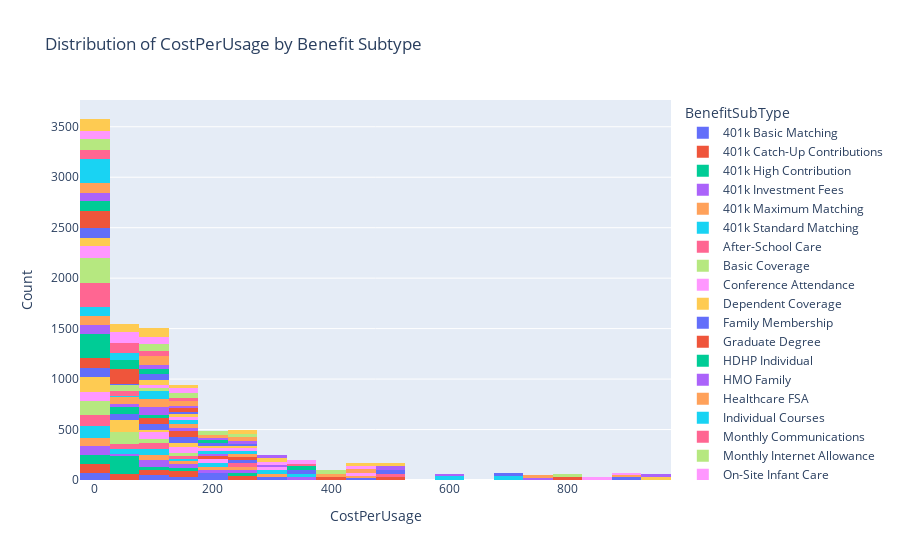
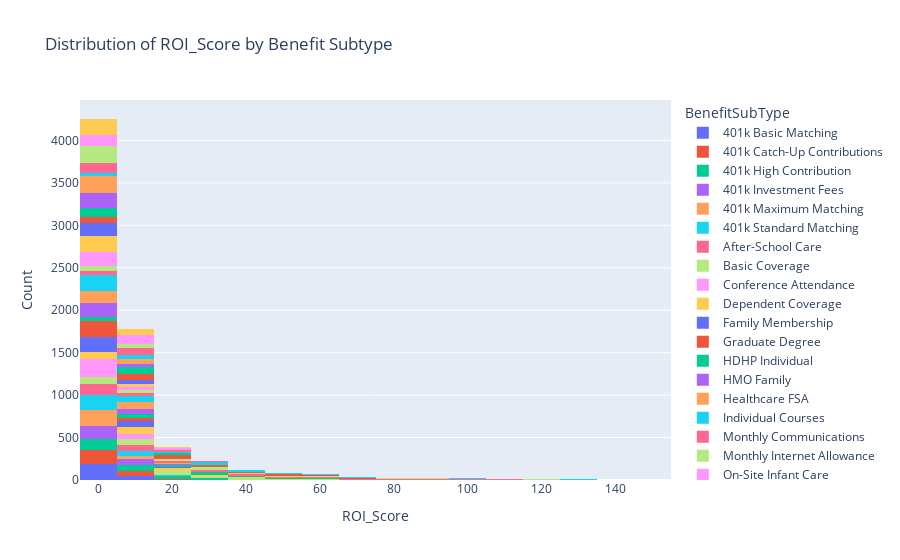

Write notebook code for charts like these, in order.
### Markdown cell above
## Cost Efficiency and Subcategory Analysis

### Code cell
import plotly.express as px
import warnings
warnings.filterwarnings("ignore")

# Calculate cost-per-usage by BenefitID/BenefitSubType
merged['CostPerUsage'] = merged['BenefitCost'] / merged['UsageFrequency'].replace(0, np.nan)  # Avoid division by zero
merged['CostPerUsage'].fillna(0, inplace=True)  # Fill NaN with 0 for no usage  

# Develop an ROI score (normalize cost-per-usage and satisfaction score)

# Normalize cost-per-usage
max_cost = merged['CostPerUsage'].max()
min_cost = merged['CostPerUsage'].min()
merged['NormalizedCost'] = (merged['CostPerUsage'] - min_cost) / (max_cost - min_cost)

# Normalize satisfaction score
max_satisfaction = merged['SatisfactionScore'].max()
min_satisfaction = merged['SatisfactionScore'].min()
merged['NormalizedSatisfaction'] = (merged['SatisfactionScore'] - min_satisfaction) / (max_satisfaction - min_satisfaction)

# Calculate ROI score
# Those that have no cost or satisfaction will have NaN ROI, which we can handle later
merged['ROI_Score'] = merged['NormalizedSatisfaction'] / merged['NormalizedCost'].replace(0, np.nan)  # Avoid division by zero

# Distribution of cost per usage by BenefitSubType

def create_distribution_plot(df, x_col):
    fig = px.histogram(
        df,
        x=x_col,
        color='BenefitSubType',
        nbins=20,
        category_orders={'BenefitSubType': sorted(df['BenefitSubType'].unique())},
        labels={x_col: x_col},
        title="Distribution of " + x_col + " by Benefit Subtype"
    )
    fig.update_layout(xaxis_title=f'{x_col}', yaxis_title='Count')
    fig.show()

create_distribution_plot(merged, 'CostPerUsage')
create_distribution_plot(merged, 'ROI_Score')

### Figure 1 — Plotly figure (JSON) as saved in the notebook; plotly's stock layout.template omitted (floating-point values rounded to 4 significant figures; data arrays with more than 128 entries replaced by an {"elided": "..."} marker saying what was removed)
{"data": [{"bingroup": "x", "hovertemplate": "BenefitSubType=401k Basic Matching<br>CostPerUsage=%{x}<br>count=%{y}<extra></extra>", "legendgroup": "401k Basic Matching", "marker": {"color": "#636efa", "pattern": {"shape": ""}}, "name": "401k Basic Matching", "nbinsx": 20, "orientation": "v", "showlegend": true, "type": "histogram", "x": {"elided": "300 float values"}, "xaxis": "x", "yaxis": "y"}, {"bingroup": "x", "hovertemplate": "BenefitSubType=401k Catch-Up Contributions<br>CostPerUsage=%{x}<br>count=%{y}<extra></extra>", "legendgroup": "401k Catch-Up Contributions", "marker": {"color": "#EF553B", "pattern": {"shape": ""}}, "name": "401k Catch-Up Contributions", "nbinsx": 20, "orientation": "v", "showlegend": true, "type": "histogram", "x": {"elided": "328 float values"}, "xaxis": "x", "yaxis": "y"}, {"bingroup": "x", "hovertemplate": "BenefitSubType=401k High Contribution<br>CostPerUsage=%{x}<br>count=%{y}<extra></extra>", "legendgroup": "401k High Contribution", "marker": {"color": "#00cc96", "pattern": {"shape": ""}}, "name": "401k High Contribution", "nbinsx": 20, "orientation": "v", "showlegend": true, "type": "histogram", "x": {"elided": "351 float values"}, "xaxis": "x", "yaxis": "y"}, {"bingroup": "x", "hovertemplate": "BenefitSubType=401k Investment Fees<br>CostPerUsage=%{x}<br>count=%{y}<extra></extra>", "legendgroup": "401k Investment Fees", "marker": {"color": "#ab63fa", "pattern": {"shape": ""}}, "name": "401k Investment Fees", "nbinsx": 20, "orientation": "v", "showlegend": true, "type": "histogram", "x": {"elided": "316 float values"}, "xaxis": "x", "yaxis": "y"}, {"bingroup": "x", "hovertemplate": "BenefitSubType=401k Maximum Matching<br>CostPerUsage=%{x}<br>count=%{y}<extra></extra>", "legendgroup": "401k Maximum Matching", "marker": {"color": "#FFA15A", "pattern": {"shape": ""}}, "name": "401k Maximum Matching", "nbinsx": 20, "orientation": "v", "showlegend": true, "type": "histogram", "x": {"elided": "303 float values"}, "xaxis": "x", "yaxis": "y"}, {"bingroup": "x", "hovertemplate": "BenefitSubType=401k Standard Matching<br>CostPerUsage=%{x}<br>count=%{y}<extra></extra>", "legendgroup": "401k Standard Matching", "marker": {"color": "#19d3f3", "pattern": {"shape": ""}}, "name": "401k Standard Matching", "nbinsx": 20, "orientation": "v", "showlegend": true, "type": "histogram", "x": {"elided": "367 float values"}, "xaxis": "x", "yaxis": "y"}, {"bingroup": "x", "hovertemplate": "BenefitSubType=After-School Care<br>CostPerUsage=%{x}<br>count=%{y}<extra></extra>", "legendgroup": "After-School Care", "marker": {"color": "#FF6692", "pattern": {"shape": ""}}, "name": "After-School Care", "nbinsx": 20, "orientation": "v", "showlegend": true, "type": "histogram", "x": {"elided": "306 float values"}, "xaxis": "x", "yaxis": "y"}, {"bingroup": "x", "hovertemplate": "BenefitSubType=Basic Coverage<br>CostPerUsage=%{x}<br>count=%{y}<extra></extra>", "legendgroup": "Basic Coverage", "marker": {"color": "#B6E880", "pattern": {"shape": ""}}, "name": "Basic Coverage", "nbinsx": 20, "orientation": "v", "showlegend": true, "type": "histogram", "x": {"elided": "326 float values"}, "xaxis": "x", "yaxis": "y"}, {"bingroup": "x", "hovertemplate": "BenefitSubType=Conference Attendance<br>CostPerUsage=%{x}<br>count=%{y}<extra></extra>", "legendgroup": "Conference Attendance", "marker": {"color": "#FF97FF", "pattern": {"shape": ""}}, "name": "Conference Attendance", "nbinsx": 20, "orientation": "v", "showlegend": true, "type": "histogram", "x": {"elided": "339 float values"}, "xaxis": "x", "yaxis": "y"}, {"bingroup": "x", "hovertemplate": "BenefitSubType=Dependent Coverage<br>CostPerUsage=%{x}<br>count=%{y}<extra></extra>", "legendgroup": "Dependent Coverage", "marker": {"color": "#FECB52", "pattern": {"shape": ""}}, "name": "Dependent Coverage", "nbinsx": 20, "orientation": "v", "showlegend": true, "type": "histogram", "x": {"elided": "338 float values"}, "xaxis": "x", "yaxis": "y"}, {"bingroup": "x", "hovertemplate": "BenefitSubType=Family Membership<br>CostPerUsage=%{x}<br>count=%{y}<extra></extra>", "legendgroup": "Family Membership", "marker": {"color": "#636efa", "pattern": {"shape": ""}}, "name": "Family Membership", "nbinsx": 20, "orientation": "v", "showlegend": true, "type": "histogram", "x": {"elided": "349 float values"}, "xaxis": "x", "yaxis": "y"}, {"bingroup": "x", "hovertemplate": "BenefitSubType=Graduate Degree<br>CostPerUsage=%{x}<br>count=%{y}<extra></extra>", "legendgroup": "Graduate Degree", "marker": {"color": "#EF553B", "pattern": {"shape": ""}}, "name": "Graduate Degree", "nbinsx": 20, "orientation": "v", "showlegend": true, "type": "histogram", "x": {"elided": "334 float values"}, "xaxis": "x", "yaxis": "y"}, {"bingroup": "x", "hovertemplate": "BenefitSubType=HDHP Individual<br>CostPerUsage=%{x}<br>count=%{y}<extra></extra>", "legendgroup": "HDHP Individual", "marker": {"color": "#00cc96", "pattern": {"shape": ""}}, "name": "HDHP Individual", "nbinsx": 20, "orientation": "v", "showlegend": true, "type": "histogram", "x": {"elided": "324 float values"}, "xaxis": "x", "yaxis": "y"}, {"bingroup": "x", "hovertemplate": "BenefitSubType=HMO Family<br>CostPerUsage=%{x}<br>count=%{y}<extra></extra>", "legendgroup": "HMO Family", "marker": {"color": "#ab63fa", "pattern": {"shape": ""}}, "name": "HMO Family", "nbinsx": 20, "orientation": "v", "showlegend": true, "type": "histogram", "x": {"elided": "311 float values"}, "xaxis": "x", "yaxis": "y"}, {"bingroup": "x", "hovertemplate": "BenefitSubType=Healthcare FSA<br>CostPerUsage=%{x}<br>count=%{y}<extra></extra>", "legendgroup": "Healthcare FSA", "marker": {"color": "#FFA15A", "pattern": {"shape": ""}}, "name": "Healthcare FSA", "nbinsx": 20, "orientation": "v", "showlegend": true, "type": "histogram", "x": {"elided": "346 float values"}, "xaxis": "x", "yaxis": "y"}, {"bingroup": "x", "hovertemplate": "BenefitSubType=Individual Courses<br>CostPerUsage=%{x}<br>count=%{y}<extra></extra>", "legendgroup": "Individual Courses", "marker": {"color": "#19d3f3", "pattern": {"shape": ""}}, "name": "Individual Courses", "nbinsx": 20, "orientation": "v", "showlegend": true, "type": "histogram", "x": {"elided": "343 float values"}, "xaxis": "x", "yaxis": "y"}, {"bingroup": "x", "hovertemplate": "BenefitSubType=Monthly Communications<br>CostPerUsage=%{x}<br>count=%{y}<extra></extra>", "legendgroup": "Monthly Communications", "marker": {"color": "#FF6692", "pattern": {"shape": ""}}, "name": "Monthly Communications", "nbinsx": 20, "orientation": "v", "showlegend": true, "type": "histogram", "x": {"elided": "293 float values"}, "xaxis": "x", "yaxis": "y"}, {"bingroup": "x", "hovertemplate": "BenefitSubType=Monthly Internet Allowance<br>CostPerUsage=%{x}<br>count=%{y}<extra></extra>", "legendgroup": "Monthly Internet Allowance", "marker": {"color": "#B6E880", "pattern": {"shape": ""}}, "name": "Monthly Internet Allowance", "nbinsx": 20, "orientation": "v", "showlegend": true, "type": "histogram", "x": {"elided": "337 float values"}, "xaxis": "x", "yaxis": "y"}, {"bingroup": "x", "hovertemplate": "BenefitSubType=On-Site Infant Care<br>CostPerUsage=%{x}<br>count=%{y}<extra></extra>", "legendgroup": "On-Site Infant Care", "marker": {"color": "#FF97FF", "pattern": {"shape": ""}}, "name": "On-Site Infant Care", "nbinsx": 20, "orientation": "v", "showlegend": true, "type": "histogram", "x": {"elided": "318 float values"}, "xaxis": "x", "yaxis": "y"}, {"bingroup": "x", "hovertemplate": "BenefitSubType=PPO Family<br>CostPerUsage=%{x}<br>count=%{y}<extra></extra>", "legendgroup": "PPO Family", "marker": {"color": "#FECB52", "pattern": {"shape": ""}}, "name": "PPO Family", "nbinsx": 20, "orientation": "v", "showlegend": true, "type": "histogram", "x": {"elided": "292 float values"}, "xaxis": "x", "yaxis": "y"}, {"bingroup": "x", "hovertemplate": "BenefitSubType=PPO Individual<br>CostPerUsage=%{x}<br>count=%{y}<extra></extra>", "legendgroup": "PPO Individual", "marker": {"color": "#636efa", "pattern": {"shape": ""}}, "name": "PPO Individual", "nbinsx": 20, "orientation": "v", "showlegend": true, "type": "histogram", "x": {"elided": "307 float values"}, "xaxis": "x", "yaxis": "y"}, {"bingroup": "x", "hovertemplate": "BenefitSubType=Premium Discount Tier 1<br>CostPerUsage=%{x}<br>count=%{y}<extra></extra>", "legendgroup": "Premium Discount Tier 1", "marker": {"color": "#EF553B", "pattern": {"shape": ""}}, "name": "Premium Discount Tier 1", "nbinsx": 20, "orientation": "v", "showlegend": true, "type": "histogram", "x": {"elided": "355 float values"}, "xaxis": "x", "yaxis": "y"}, {"bingroup": "x", "hovertemplate": "BenefitSubType=Professional Certification<br>CostPerUsage=%{x}<br>count=%{y}<extra></extra>", "legendgroup": "Professional Certification", "marker": {"color": "#00cc96", "pattern": {"shape": ""}}, "name": "Professional Certification", "nbinsx": 20, "orientation": "v", "showlegend": true, "type": "histogram", "x": {"elided": "304 float values"}, "xaxis": "x", "yaxis": "y"}, {"bingroup": "x", "hovertemplate": "BenefitSubType=Supplemental High Amount<br>CostPerUsage=%{x}<br>count=%{y}<extra></extra>", "legendgroup": "Supplemental High Amount", "marker": {"color": "#ab63fa", "pattern": {"shape": ""}}, "name": "Supplemental High Amount", "nbinsx": 20, "orientation": "v", "showlegend": true, "type": "histogram", "x": {"elided": "291 float values"}, "xaxis": "x", "yaxis": "y"}, {"bingroup": "x", "hovertemplate": "BenefitSubType=Supplemental Standard<br>CostPerUsage=%{x}<br>count=%{y}<extra></extra>", "legendgroup": "Supplemental Standard", "marker": {"color": "#FFA15A", "pattern": {"shape": ""}}, "name": "Supplemental Standard", "nbinsx": 20, "orientation": "v", "showlegend": true, "type": "histogram", "x": {"elided": "347 float values"}, "xaxis": "x", "yaxis": "y"}, {"bingroup": "x", "hovertemplate": "BenefitSubType=Tier 1 Partners<br>CostPerUsage=%{x}<br>count=%{y}<extra></extra>", "legendgroup": "Tier 1 Partners", "marker": {"color": "#19d3f3", "pattern": {"shape": ""}}, "name": "Tier 1 Partners", "nbinsx": 20, "orientation": "v", "showlegend": true, "type": "histogram", "x": {"elided": "300 float values"}, "xaxis": "x", "yaxis": "y"}, {"bingroup": "x", "hovertemplate": "BenefitSubType=Tier 2 Partners<br>CostPerUsage=%{x}<br>count=%{y}<extra></extra>", "legendgroup": "Tier 2 Partners", "marker": {"color": "#FF6692", "pattern": {"shape": ""}}, "name": "Tier 2 Partners", "nbinsx": 20, "orientation": "v", "showlegend": true, "type": "histogram", "x": {"elided": "308 float values"}, "xaxis": "x", "yaxis": "y"}, {"bingroup": "x", "hovertemplate": "BenefitSubType=Tier 3 Partners<br>CostPerUsage=%{x}<br>count=%{y}<extra></extra>", "legendgroup": "Tier 3 Partners", "marker": {"color": "#B6E880", "pattern": {"shape": ""}}, "name": "Tier 3 Partners", "nbinsx": 20, "orientation": "v", "showlegend": true, "type": "histogram", "x": {"elided": "362 float values"}, "xaxis": "x", "yaxis": "y"}, {"bingroup": "x", "hovertemplate": "BenefitSubType=Transit Subsidy<br>CostPerUsage=%{x}<br>count=%{y}<extra></extra>", "legendgroup": "Transit Subsidy", "marker": {"color": "#FF97FF", "pattern": {"shape": ""}}, "name": "Transit Subsidy", "nbinsx": 20, "orientation": "v", "showlegend": true, "type": "histogram", "x": {"elided": "340 float values"}, "xaxis": "x", "yaxis": "y"}, {"bingroup": "x", "hovertemplate": "BenefitSubType=Undergraduate Degree<br>CostPerUsage=%{x}<br>count=%{y}<extra></extra>", "legendgroup": "Undergraduate Degree", "marker": {"color": "#FECB52", "pattern": {"shape": ""}}, "name": "Undergraduate Degree", "nbinsx": 20, "orientation": "v", "showlegend": true, "type": "histogram", "x": {"elided": "397 float values"}, "xaxis": "x", "yaxis": "y"}], "layout": {"barmode": "relative", "legend": {"title": {"text": "BenefitSubType"}, "tracegroupgap": 0}, "title": {"text": "Distribution of CostPerUsage by Benefit Subtype"}, "xaxis": {"anchor": "y", "domain": [0, 1], "title": {"text": "CostPerUsage"}}, "yaxis": {"anchor": "x", "domain": [0, 1], "title": {"text": "Count"}}}}

### Figure 2 — Plotly figure (JSON) as saved in the notebook; plotly's stock layout.template omitted (floating-point values rounded to 4 significant figures; data arrays with more than 128 entries replaced by an {"elided": "..."} marker saying what was removed)
{"data": [{"bingroup": "x", "hovertemplate": "BenefitSubType=401k Basic Matching<br>ROI_Score=%{x}<br>count=%{y}<extra></extra>", "legendgroup": "401k Basic Matching", "marker": {"color": "#636efa", "pattern": {"shape": ""}}, "name": "401k Basic Matching", "nbinsx": 20, "orientation": "v", "showlegend": true, "type": "histogram", "x": {"elided": "300 float values"}, "xaxis": "x", "yaxis": "y"}, {"bingroup": "x", "hovertemplate": "BenefitSubType=401k Catch-Up Contributions<br>ROI_Score=%{x}<br>count=%{y}<extra></extra>", "legendgroup": "401k Catch-Up Contributions", "marker": {"color": "#EF553B", "pattern": {"shape": ""}}, "name": "401k Catch-Up Contributions", "nbinsx": 20, "orientation": "v", "showlegend": true, "type": "histogram", "x": {"elided": "328 float values"}, "xaxis": "x", "yaxis": "y"}, {"bingroup": "x", "hovertemplate": "BenefitSubType=401k High Contribution<br>ROI_Score=%{x}<br>count=%{y}<extra></extra>", "legendgroup": "401k High Contribution", "marker": {"color": "#00cc96", "pattern": {"shape": ""}}, "name": "401k High Contribution", "nbinsx": 20, "orientation": "v", "showlegend": true, "type": "histogram", "x": {"elided": "351 float values"}, "xaxis": "x", "yaxis": "y"}, {"bingroup": "x", "hovertemplate": "BenefitSubType=401k Investment Fees<br>ROI_Score=%{x}<br>count=%{y}<extra></extra>", "legendgroup": "401k Investment Fees", "marker": {"color": "#ab63fa", "pattern": {"shape": ""}}, "name": "401k Investment Fees", "nbinsx": 20, "orientation": "v", "showlegend": true, "type": "histogram", "x": {"elided": "316 float values"}, "xaxis": "x", "yaxis": "y"}, {"bingroup": "x", "hovertemplate": "BenefitSubType=401k Maximum Matching<br>ROI_Score=%{x}<br>count=%{y}<extra></extra>", "legendgroup": "401k Maximum Matching", "marker": {"color": "#FFA15A", "pattern": {"shape": ""}}, "name": "401k Maximum Matching", "nbinsx": 20, "orientation": "v", "showlegend": true, "type": "histogram", "x": {"elided": "303 float values"}, "xaxis": "x", "yaxis": "y"}, {"bingroup": "x", "hovertemplate": "BenefitSubType=401k Standard Matching<br>ROI_Score=%{x}<br>count=%{y}<extra></extra>", "legendgroup": "401k Standard Matching", "marker": {"color": "#19d3f3", "pattern": {"shape": ""}}, "name": "401k Standard Matching", "nbinsx": 20, "orientation": "v", "showlegend": true, "type": "histogram", "x": {"elided": "367 float values"}, "xaxis": "x", "yaxis": "y"}, {"bingroup": "x", "hovertemplate": "BenefitSubType=After-School Care<br>ROI_Score=%{x}<br>count=%{y}<extra></extra>", "legendgroup": "After-School Care", "marker": {"color": "#FF6692", "pattern": {"shape": ""}}, "name": "After-School Care", "nbinsx": 20, "orientation": "v", "showlegend": true, "type": "histogram", "x": {"elided": "306 float values"}, "xaxis": "x", "yaxis": "y"}, {"bingroup": "x", "hovertemplate": "BenefitSubType=Basic Coverage<br>ROI_Score=%{x}<br>count=%{y}<extra></extra>", "legendgroup": "Basic Coverage", "marker": {"color": "#B6E880", "pattern": {"shape": ""}}, "name": "Basic Coverage", "nbinsx": 20, "orientation": "v", "showlegend": true, "type": "histogram", "x": {"elided": "326 float values"}, "xaxis": "x", "yaxis": "y"}, {"bingroup": "x", "hovertemplate": "BenefitSubType=Conference Attendance<br>ROI_Score=%{x}<br>count=%{y}<extra></extra>", "legendgroup": "Conference Attendance", "marker": {"color": "#FF97FF", "pattern": {"shape": ""}}, "name": "Conference Attendance", "nbinsx": 20, "orientation": "v", "showlegend": true, "type": "histogram", "x": {"elided": "339 float values"}, "xaxis": "x", "yaxis": "y"}, {"bingroup": "x", "hovertemplate": "BenefitSubType=Dependent Coverage<br>ROI_Score=%{x}<br>count=%{y}<extra></extra>", "legendgroup": "Dependent Coverage", "marker": {"color": "#FECB52", "pattern": {"shape": ""}}, "name": "Dependent Coverage", "nbinsx": 20, "orientation": "v", "showlegend": true, "type": "histogram", "x": {"elided": "338 float values"}, "xaxis": "x", "yaxis": "y"}, {"bingroup": "x", "hovertemplate": "BenefitSubType=Family Membership<br>ROI_Score=%{x}<br>count=%{y}<extra></extra>", "legendgroup": "Family Membership", "marker": {"color": "#636efa", "pattern": {"shape": ""}}, "name": "Family Membership", "nbinsx": 20, "orientation": "v", "showlegend": true, "type": "histogram", "x": {"elided": "349 float values"}, "xaxis": "x", "yaxis": "y"}, {"bingroup": "x", "hovertemplate": "BenefitSubType=Graduate Degree<br>ROI_Score=%{x}<br>count=%{y}<extra></extra>", "legendgroup": "Graduate Degree", "marker": {"color": "#EF553B", "pattern": {"shape": ""}}, "name": "Graduate Degree", "nbinsx": 20, "orientation": "v", "showlegend": true, "type": "histogram", "x": {"elided": "334 float values"}, "xaxis": "x", "yaxis": "y"}, {"bingroup": "x", "hovertemplate": "BenefitSubType=HDHP Individual<br>ROI_Score=%{x}<br>count=%{y}<extra></extra>", "legendgroup": "HDHP Individual", "marker": {"color": "#00cc96", "pattern": {"shape": ""}}, "name": "HDHP Individual", "nbinsx": 20, "orientation": "v", "showlegend": true, "type": "histogram", "x": {"elided": "324 float values"}, "xaxis": "x", "yaxis": "y"}, {"bingroup": "x", "hovertemplate": "BenefitSubType=HMO Family<br>ROI_Score=%{x}<br>count=%{y}<extra></extra>", "legendgroup": "HMO Family", "marker": {"color": "#ab63fa", "pattern": {"shape": ""}}, "name": "HMO Family", "nbinsx": 20, "orientation": "v", "showlegend": true, "type": "histogram", "x": {"elided": "311 float values"}, "xaxis": "x", "yaxis": "y"}, {"bingroup": "x", "hovertemplate": "BenefitSubType=Healthcare FSA<br>ROI_Score=%{x}<br>count=%{y}<extra></extra>", "legendgroup": "Healthcare FSA", "marker": {"color": "#FFA15A", "pattern": {"shape": ""}}, "name": "Healthcare FSA", "nbinsx": 20, "orientation": "v", "showlegend": true, "type": "histogram", "x": {"elided": "346 float values"}, "xaxis": "x", "yaxis": "y"}, {"bingroup": "x", "hovertemplate": "BenefitSubType=Individual Courses<br>ROI_Score=%{x}<br>count=%{y}<extra></extra>", "legendgroup": "Individual Courses", "marker": {"color": "#19d3f3", "pattern": {"shape": ""}}, "name": "Individual Courses", "nbinsx": 20, "orientation": "v", "showlegend": true, "type": "histogram", "x": {"elided": "343 float values"}, "xaxis": "x", "yaxis": "y"}, {"bingroup": "x", "hovertemplate": "BenefitSubType=Monthly Communications<br>ROI_Score=%{x}<br>count=%{y}<extra></extra>", "legendgroup": "Monthly Communications", "marker": {"color": "#FF6692", "pattern": {"shape": ""}}, "name": "Monthly Communications", "nbinsx": 20, "orientation": "v", "showlegend": true, "type": "histogram", "x": {"elided": "293 float values"}, "xaxis": "x", "yaxis": "y"}, {"bingroup": "x", "hovertemplate": "BenefitSubType=Monthly Internet Allowance<br>ROI_Score=%{x}<br>count=%{y}<extra></extra>", "legendgroup": "Monthly Internet Allowance", "marker": {"color": "#B6E880", "pattern": {"shape": ""}}, "name": "Monthly Internet Allowance", "nbinsx": 20, "orientation": "v", "showlegend": true, "type": "histogram", "x": {"elided": "337 float values"}, "xaxis": "x", "yaxis": "y"}, {"bingroup": "x", "hovertemplate": "BenefitSubType=On-Site Infant Care<br>ROI_Score=%{x}<br>count=%{y}<extra></extra>", "legendgroup": "On-Site Infant Care", "marker": {"color": "#FF97FF", "pattern": {"shape": ""}}, "name": "On-Site Infant Care", "nbinsx": 20, "orientation": "v", "showlegend": true, "type": "histogram", "x": {"elided": "318 float values"}, "xaxis": "x", "yaxis": "y"}, {"bingroup": "x", "hovertemplate": "BenefitSubType=PPO Family<br>ROI_Score=%{x}<br>count=%{y}<extra></extra>", "legendgroup": "PPO Family", "marker": {"color": "#FECB52", "pattern": {"shape": ""}}, "name": "PPO Family", "nbinsx": 20, "orientation": "v", "showlegend": true, "type": "histogram", "x": {"elided": "292 float values"}, "xaxis": "x", "yaxis": "y"}, {"bingroup": "x", "hovertemplate": "BenefitSubType=PPO Individual<br>ROI_Score=%{x}<br>count=%{y}<extra></extra>", "legendgroup": "PPO Individual", "marker": {"color": "#636efa", "pattern": {"shape": ""}}, "name": "PPO Individual", "nbinsx": 20, "orientation": "v", "showlegend": true, "type": "histogram", "x": {"elided": "307 float values"}, "xaxis": "x", "yaxis": "y"}, {"bingroup": "x", "hovertemplate": "BenefitSubType=Premium Discount Tier 1<br>ROI_Score=%{x}<br>count=%{y}<extra></extra>", "legendgroup": "Premium Discount Tier 1", "marker": {"color": "#EF553B", "pattern": {"shape": ""}}, "name": "Premium Discount Tier 1", "nbinsx": 20, "orientation": "v", "showlegend": true, "type": "histogram", "x": {"elided": "355 float values"}, "xaxis": "x", "yaxis": "y"}, {"bingroup": "x", "hovertemplate": "BenefitSubType=Professional Certification<br>ROI_Score=%{x}<br>count=%{y}<extra></extra>", "legendgroup": "Professional Certification", "marker": {"color": "#00cc96", "pattern": {"shape": ""}}, "name": "Professional Certification", "nbinsx": 20, "orientation": "v", "showlegend": true, "type": "histogram", "x": {"elided": "304 float values"}, "xaxis": "x", "yaxis": "y"}, {"bingroup": "x", "hovertemplate": "BenefitSubType=Supplemental High Amount<br>ROI_Score=%{x}<br>count=%{y}<extra></extra>", "legendgroup": "Supplemental High Amount", "marker": {"color": "#ab63fa", "pattern": {"shape": ""}}, "name": "Supplemental High Amount", "nbinsx": 20, "orientation": "v", "showlegend": true, "type": "histogram", "x": {"elided": "291 float values"}, "xaxis": "x", "yaxis": "y"}, {"bingroup": "x", "hovertemplate": "BenefitSubType=Supplemental Standard<br>ROI_Score=%{x}<br>count=%{y}<extra></extra>", "legendgroup": "Supplemental Standard", "marker": {"color": "#FFA15A", "pattern": {"shape": ""}}, "name": "Supplemental Standard", "nbinsx": 20, "orientation": "v", "showlegend": true, "type": "histogram", "x": {"elided": "347 float values"}, "xaxis": "x", "yaxis": "y"}, {"bingroup": "x", "hovertemplate": "BenefitSubType=Tier 1 Partners<br>ROI_Score=%{x}<br>count=%{y}<extra></extra>", "legendgroup": "Tier 1 Partners", "marker": {"color": "#19d3f3", "pattern": {"shape": ""}}, "name": "Tier 1 Partners", "nbinsx": 20, "orientation": "v", "showlegend": true, "type": "histogram", "x": {"elided": "300 float values"}, "xaxis": "x", "yaxis": "y"}, {"bingroup": "x", "hovertemplate": "BenefitSubType=Tier 2 Partners<br>ROI_Score=%{x}<br>count=%{y}<extra></extra>", "legendgroup": "Tier 2 Partners", "marker": {"color": "#FF6692", "pattern": {"shape": ""}}, "name": "Tier 2 Partners", "nbinsx": 20, "orientation": "v", "showlegend": true, "type": "histogram", "x": {"elided": "308 float values"}, "xaxis": "x", "yaxis": "y"}, {"bingroup": "x", "hovertemplate": "BenefitSubType=Tier 3 Partners<br>ROI_Score=%{x}<br>count=%{y}<extra></extra>", "legendgroup": "Tier 3 Partners", "marker": {"color": "#B6E880", "pattern": {"shape": ""}}, "name": "Tier 3 Partners", "nbinsx": 20, "orientation": "v", "showlegend": true, "type": "histogram", "x": {"elided": "362 float values"}, "xaxis": "x", "yaxis": "y"}, {"bingroup": "x", "hovertemplate": "BenefitSubType=Transit Subsidy<br>ROI_Score=%{x}<br>count=%{y}<extra></extra>", "legendgroup": "Transit Subsidy", "marker": {"color": "#FF97FF", "pattern": {"shape": ""}}, "name": "Transit Subsidy", "nbinsx": 20, "orientation": "v", "showlegend": true, "type": "histogram", "x": {"elided": "340 float values"}, "xaxis": "x", "yaxis": "y"}, {"bingroup": "x", "hovertemplate": "BenefitSubType=Undergraduate Degree<br>ROI_Score=%{x}<br>count=%{y}<extra></extra>", "legendgroup": "Undergraduate Degree", "marker": {"color": "#FECB52", "pattern": {"shape": ""}}, "name": "Undergraduate Degree", "nbinsx": 20, "orientation": "v", "showlegend": true, "type": "histogram", "x": {"elided": "397 float values"}, "xaxis": "x", "yaxis": "y"}], "layout": {"barmode": "relative", "legend": {"title": {"text": "BenefitSubType"}, "tracegroupgap": 0}, "title": {"text": "Distribution of ROI_Score by Benefit Subtype"}, "xaxis": {"anchor": "y", "domain": [0, 1], "title": {"text": "ROI_Score"}}, "yaxis": {"anchor": "x", "domain": [0, 1], "title": {"text": "Count"}}}}
